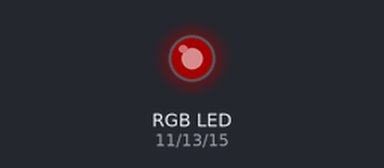
The program below on a simulated Raspberry Pi (header pin numbers). Shown: an RGB LED mixed from three pins (HIGH = lit). Dim RGB values are drawn brighter than linear; what the program prints to the terminal is not drawn.

Above: at 0.15 s.
At 4.66 s:
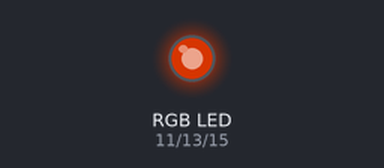
At 9.48 s:
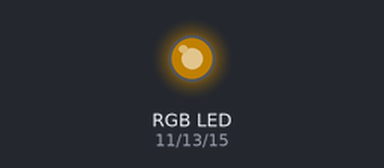
At 19.72 s:
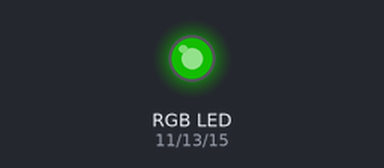
At 29.36 s:
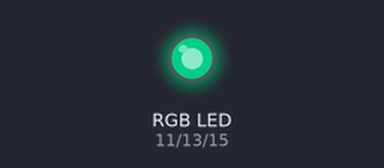
At 39.6 s:
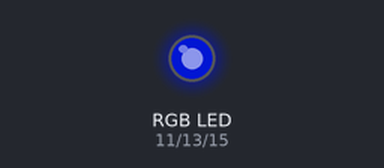
Timing chart, 0 to 40.0 s (numbered marks = the images above):
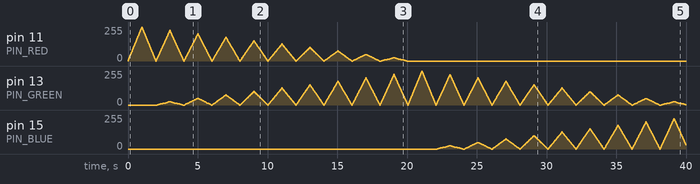

Measured:
- by itself, pin 15 (PIN_BLUE): 0/255 → 3/255 at 22.2 s, → 5/255 0.10 s later, → 8/255 0.10 s later, → 10/255 0.10 s later, … (881 changes in this stretch)

The program:

rgb_pulse.py
```python
#!/usr/bin/env python

# Import library functions we need
import time
import RPi.GPIO as GPIO

GPIO.setmode(GPIO.BOARD)

# Setup software PWMs on the GPIO pins
PIN_RED = 11 # set pin 11 (GPIO 0) for red led
PIN_GREEN = 13 # set pin 13 (GPIO 2) for green led
PIN_BLUE = 15 # set pin 15 (GPIO 3) for blue led
LED_MAX = 100

Freq = 100 #Hz

pause_time = 0.01           # you can change this to slow down/speed up

GPIO.setup(PIN_RED, GPIO.OUT) # setup all the pins
GPIO.setup(PIN_GREEN, GPIO.OUT)
GPIO.setup(PIN_BLUE, GPIO.OUT)

#setup all the colours
RED = GPIO.PWM(PIN_RED, Freq) #Pin, frequency
GREEN = GPIO.PWM(PIN_GREEN, Freq)
BLUE = GPIO.PWM(PIN_BLUE, Freq)

#Initial duty cycle of 0, so off
RED.start(0)
GREEN.start(0)
BLUE.start(0)

# A function to set the colours
def SetLed(red, green, blue):
	RED.ChangeDutyCycle(int(red   * LED_MAX))
	GREEN.ChangeDutyCycle(int(green * LED_MAX))
	BLUE.ChangeDutyCycle(int(blue  * LED_MAX))

# A function to turn the LedBorg off
def LedOff():
    SetLed(0, 0, 0)

# Run until the user presses CTRL+C
print 'Press CTRL+C to exit'
try:
	while True:
		# Loop over a set of different hues:
		for hue in range(30):
		    # Get hue into the 0 to 3 range
		    hue /= 10.0
		    # Decide which two channels we are between
		    if hue < 1.0:
		        # Red to Green
		        red = 1.0 - hue
		        green = hue
		        blue = 0.0
		    elif hue < 2.0:
		        # Green to Blue
		        red = 0.0
		        green = 2.0 - hue
		        blue = hue - 1.0
		    else:
		        # Blue to Red
		        red = hue - 2.0
		        green = 0.
		        blue = 3.0 - hue
		    # Build a list of levels from 1 to 100 to 0
		    levels = range(1, 101)
		    levels2 = range(100)
		    levels2.reverse()
		    levels.extend(levels2)
		    # Loop over the levels
		    for level in levels:
		        # Get level into the 0 to 1 range
		        level /= 100.0
		        # Set the chosen colour and level
		        SetLed(red * level, green * level, blue * level)
		        # Wait a short while
		        time.sleep(pause_time)

except KeyboardInterrupt:
	RED.ChangeDutyCycle(0)
	GREEN.ChangeDutyCycle(0)
	BLUE.ChangeDutyCycle(0)
	GPIO.cleanup()          # clean up GPIO on CTRL+C exit
```
